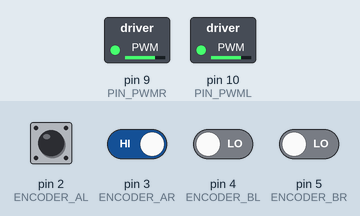
The sketch below on a simulated Arduino Uno, built with avr-gcc and run on an emulated ATmega328P. Parts: switched loads named in the sketch (green lamp = pin HIGH). The inputs (shaded band) are chosen by the test bench; at power-on: pin 2 (ENCODER_AL), pin 3 (ENCODER_AR) HIGH, pin 4 (ENCODER_BL), pin 5 (ENCODER_BR) LOW. What the sketch prints to the serial monitor is not drawn.

Above: at 1.2 s.
1.3 s: pin 2 (ENCODER_AL) driven LOW
At 3.6 s:
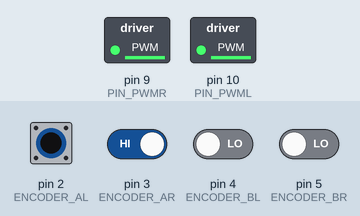
4.3 s: pin 3 (ENCODER_AR) driven LOW
7.3 s: pin 2 (ENCODER_AL) driven HIGH and pin 4 (ENCODER_BL) driven HIGH
10.3 s: pin 2 (ENCODER_AL) pulsed LOW 5 times (0.12 s each, 0.3 s apart)
Timing chart, 0 to 13.3 s (numbered marks = the images above; inputs shaded):
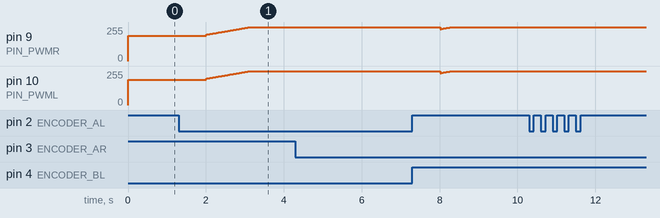

The sketch:

MotorFramework_HQiao.ino
```cpp
#include <MsTimer2.h>

#define PIN_PWMR 9
#define ENCODER_AR 3//引发中断
#define ENCODER_BR 5

#define PIN_PWML 10
#define ENCODER_AL 2//引发中断
#define ENCODER_BL 4

#define MAX_Motor_Vol 254
#define MAX_deltaVoltL 128//最大左轮修正电压
#define MAX_deltaVoltR 128//最大右轮修正电压

#define GET_SPEED_PERIOD_MS 20//获取速度周期（单位毫秒）

double SpeedP = 0.2; //电机调速比例项
double SpeedD = 0.03;//电机调速微分项

enum MOTOR_SYNC_MODE {SyncOff, SyncOn} motorSyncMode;//左右电动机同步模式

volatile long encoderValR = 0;
volatile long encoderValL = 0;

volatile long lastEncoderValR = 0;
volatile long lastEncoderValL = 0;

int speedR = 0;//实际右轮速度
int speedL = 0;//实际左轮速度

double expSpeedR = 0;//期望右轮速度
double expSpeedL = 0;//期望左轮速度

//loop函数内相关
unsigned long lastT = 0;//上次loop微秒值
unsigned long dt = 0;//时间微分，单位微秒


double voltL = 0;
double voltR = 0;
double preVoltL = 127;
double preVoltR = 127;
double deltaVoltPL = 0;//正转时左轮修正电压
double deltaVoltPR = 0;//正转时右轮修正电压
double deltaVoltNL = 0;//反转时左轮修正电压
double deltaVoltNR = 0;//反转时右轮修正电压

void setup()
{
	pinMode(PIN_PWMR, OUTPUT);
	pinMode(PIN_PWML, OUTPUT);

	analogWrite(PIN_PWMR,127);
	analogWrite(PIN_PWML,127);

	pinMode(ENCODER_AR, INPUT);
	pinMode(ENCODER_BR, INPUT);
	pinMode(ENCODER_AL, INPUT);
	pinMode(ENCODER_BL, INPUT);
	// pinMode(IR1, INPUT);
	// pinMode(IR2, INPUT);
	// pinMode(IR3, INPUT);
	// pinMode(IR4, INPUT);
	// pinMode(IR5, INPUT);
	// pinMode(IR6, INPUT);
	// pinMode(IR7, INPUT);
	// pinMode(IR8, INPUT);
	// pinMode(IR9, INPUT);

	Serial.begin(115200);

	attachInterrupt(digitalPinToInterrupt(ENCODER_AR), getEncoderR, CHANGE);
	attachInterrupt(digitalPinToInterrupt(ENCODER_AL), getEncoderL, CHANGE);

	motorSyncMode = SyncOn;

	MsTimer2::set(GET_SPEED_PERIOD_MS, GetSpeed);
	MsTimer2::start();

	TCCR1B = TCCR1B & 0xF8 | 1;//控制pin9 pin10频率，可以是 1, 2, 3, 4, 5
	/* 其中 fff 與對應頻率如下:
	feqT1		Prescaler	Frequency
	1		1			31372.549 Hz
	2		8			3921.569
	3		64			490.196   <--DEFAULT
	4		256			122.549
	5		1024		30.637 Hz */

	//TCCR2B = TCCR2B & 0xF8 | 3;//控制pin11 pin3频率，可以是 1, 2, 3, 4, 5, 6, 7（不要调，会影响MsTimer2)
/*
	feqT2	Prescaler	Frequency
	1		1			31372.549 Hz
	2		8			3921.569
	3		32			980.392
	4		64			490.196   <--DEFAULT
	5		128			245.098
	6		256			122.549
	7		1024		30.637 Hz
 */
}

void getEncoderR(void)
{
	if (digitalRead(ENCODER_AR) == LOW)
	{
		if (digitalRead(ENCODER_BR) == LOW)
		{
			encoderValR--;
		}
		else
		{
			encoderValR++;
		}
	}
	else
	{
		if (digitalRead(ENCODER_BR) == HIGH)
		{
			encoderValR--;
		}
		else
		{
			encoderValR++;
		}
	}
}

void getEncoderL(void)
{
	if (digitalRead(ENCODER_AL) == LOW)
	{
		if (digitalRead(ENCODER_BL) == LOW)
		{
			encoderValL--;
		}
		else
		{
			encoderValL++;
		}
	}
	else
	{
		if (digitalRead(ENCODER_BL) == HIGH)
		{
			encoderValL--;
		}
		else
		{
			encoderValL++;
		}
	}


}

//建议 turnRatio 范围[-1, 1]，不会自动切换模式
void TurnLeft(double speed, double turnRatio)
{
	//motorSyncMode = SyncOn;
	expSpeedR = speed * (1 - turnRatio);
	expSpeedL = speed * (1 + turnRatio);

/* 	if (expSpeedL > 0)
	{
		//preVoltL = 0.0175 * expSpeedL + 127.54;
	}
	else
	{
		//preVoltL = 0.0165 * expSpeedL - 129.96;
	}

	if (expSpeedR > 0)
	{
		//preVoltR = 0.0177 * expSpeedR + 131.12;
	}
	else
	{
		//preVoltR = 0.0184 * expSpeedR - 132.95;
	} */
}

void MotorSync()
{
	static double speedLErr = 0;
	static double last_speedLErr = 0;
	static double speedRErr = 0;
	static double last_speedRErr = 0;
	switch (motorSyncMode)
	{
	case SyncOn:
		//左轮
		last_speedLErr = speedLErr;
		speedLErr = expSpeedL - speedL;

		deltaVoltPL += speedLErr * SpeedP * dt / 1000000 + (speedLErr - last_speedLErr) * SpeedD;
		voltL = preVoltL + deltaVoltPL;

		//限制deltaVolt
		if (deltaVoltPL > MAX_deltaVoltL){
		deltaVoltPL = MAX_deltaVoltL;
		}else if (deltaVoltPL < -MAX_deltaVoltL){
		deltaVoltPL = -MAX_deltaVoltL;}

		//右轮
		last_speedRErr = speedRErr;
		speedRErr = expSpeedR - speedR;
		deltaVoltPR += speedRErr * SpeedP * dt / 1000000 + (speedRErr - last_speedRErr) * SpeedD;
		voltR = preVoltR + deltaVoltPR;

		//限制deltaVolt
		if (deltaVoltPR > MAX_deltaVoltR){
		deltaVoltPR = MAX_deltaVoltR;
		}else if (deltaVoltPR < -MAX_deltaVoltR){
		deltaVoltPR = -MAX_deltaVoltR;}

		//限制volt
		if (voltL > MAX_Motor_Vol){
			voltL = MAX_Motor_Vol;
		}else if (voltL < 0){
			voltL = 0;}

		if (voltR > MAX_Motor_Vol){
			voltR = MAX_Motor_Vol;
		}else if (voltR < -MAX_Motor_Vol){
			voltR = -MAX_Motor_Vol;}

		analogWrite(PIN_PWMR, voltR / 2 + 127);
		analogWrite(PIN_PWML, voltL / 2 + 127);

		break;
	case SyncOff:
		analogWrite(PIN_PWMR, voltR / 2 + 127);
		analogWrite(PIN_PWML, voltL / 2 + 127);

		break;
	default:
		break;
	}
}

void PrintData()
{
	Serial.print("\nSL ");
	Serial.print(speedL / 10);
	Serial.print(",SR ");
	Serial.print(speedR / 10);
	Serial.print(",ExpL ");
	Serial.print(expSpeedL / 10);
	Serial.print(",ExpR ");
	Serial.print(expSpeedR / 10);
	Serial.print(",VoltL ");
	Serial.print(voltL);
	Serial.print(",VoltR ");
	Serial.print(voltR);

	// Serial.print(",dVPL ");
	// Serial.print(deltaVoltPL);
	// Serial.print(",dVPR ");
	// Serial.print(deltaVoltPR);
	// Serial.print(",dVNL ");
	// Serial.print(deltaVoltNL);
	// Serial.print(",dVNR ");
	// Serial.print(deltaVoltNL);

	Serial.print(" dt= ");
	Serial.print(dt / 100);
	// Serial.print(digitalRead(IR1));
	// Serial.print(digitalRead(IR2));
	// Serial.print(digitalRead(IR3));
	// Serial.print(digitalRead(IR4));
	// Serial.print(digitalRead(IR5));
	// Serial.print(digitalRead(IR6));
	// Serial.print(digitalRead(IR7));
	// Serial.print(digitalRead(IR8));
	// Serial.print(digitalRead(IR9));
	// Serial.print('\n');

}

void GetSpeed()
{
	speedR = (encoderValR - lastEncoderValR) * 1000 / GET_SPEED_PERIOD_MS;
	speedL = (encoderValL - lastEncoderValL) * 1000 / GET_SPEED_PERIOD_MS;

	lastEncoderValR = encoderValR;
	lastEncoderValL = encoderValL;

}

//返回限制在[-MAX_value, MAX_value]的数
double Limit(double value, double MAX_value)
{
	if (value > MAX_value)
	{
		return MAX_value;
	}
	else if (value < -MAX_value)
	{
		return -MAX_value;
	}
	else
	{
		return value;
	}
}

void loop ()
{
	PrintData();
	dt = micros() - lastT;
	lastT = micros();

/*  	if (encoderValR > 2000000000){
		encoderValR -= 2000000000;
		lastEncoderValR -= 2000000000;
	}else if (encoderValR < -2000000000){
		encoderValR += 2000000000;
		lastEncoderValR += 2000000000;
	}
	if (encoderValL > 2000000000){
		encoderValL -= 2000000000;
		lastEncoderValL -= 2000000000;
	}else if (encoderValL < -2000000000){
		encoderValL += 2000000000;
		lastEncoderValL += 2000000000;
	}  */
	MotorControl();
	MotorSync();
}

void MotorControl()
{
	static unsigned long time = 0;
	time += dt;
	TurnLeft(0,0);
	if (time > 2000000)
		TurnLeft(500,0);
	if (time > 5000000)
		TurnLeft(1500,0);
	if (time > 8000000)
		TurnLeft(500,0);
	if (time > 11000000)
		TurnLeft(2000,0);

	if (time > 16000000)
	{
		time = 0;
	}
}
```
